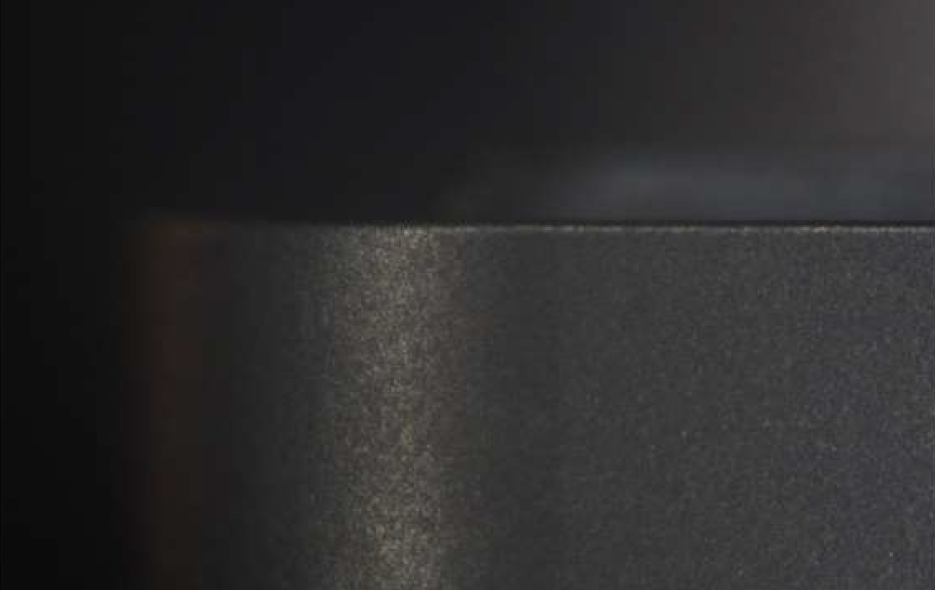
#> input picture explo/explo/images/ref1.png, 935 x 590 px, found by its file name; the run also reads 1 picture not shown here
$ python f3.py
#> lines starting #> are read from the running program, lines starting #| are printed output that depends on the picture; after the words box and inside, x2 and y2 are one past the last pixel; in counts of white or black regions, pixels touching at a corner belong together
import cv2
import numpy as np
from skimage.measure import label, regionprops
import os

# ------------------------------------------
# Calibration: compute mm-per-pixel (width & height)
# ------------------------------------------
def get_mm_per_pixel(image_path, real_width_mm=None, real_height_mm=None):
    img = cv2.imread(image_path)
    if img is None:
        raise FileNotFoundError(f"Cannot load image: {image_path}")
    h, w = img.shape[:2]
    scales = []
    if real_width_mm:
        scales.append(real_width_mm / w)
    if real_height_mm:
        scales.append(real_height_mm / h)
    if not scales:
        raise ValueError("Provide real_width_mm and/or real_height_mm.")
    return float(np.mean(scales))

# ------------------------------------------
# Preprocessing: grayscale, CLAHE, histogram equalization, blur
# ------------------------------------------
def read_and_preprocess(path, blur_ksize=7, clahe=True):
    img = cv2.imread(path)
    gray = cv2.cvtColor(img, cv2.COLOR_BGR2GRAY)
    if clahe:
        clahe_obj = cv2.createCLAHE(clipLimit=2.0, tileGridSize=(8,8))
        gray = clahe_obj.apply(gray)
    gray = cv2.equalizeHist(gray)
    gray = cv2.GaussianBlur(gray, (blur_ksize, blur_ksize), 0)
    return img, gray

# ------------------------------------------
# Alignment: SIFT + fallback ORB, returns aligned gray + homography
# ------------------------------------------
def align_images(ref_gray, target_gray, min_matches=8):
    try:
        detector = cv2.SIFT_create()
        norm = cv2.NORM_L2
    except AttributeError:
        detector = cv2.ORB_create(5000)
        norm = cv2.NORM_HAMMING
    kp1, des1 = detector.detectAndCompute(ref_gray, None)
    kp2, des2 = detector.detectAndCompute(target_gray, None)
    if des1 is None or des2 is None:
        return target_gray
    matcher = cv2.BFMatcher(norm)
    matches = matcher.knnMatch(des1, des2, k=2)
    good = [m for m,n in matches if m.distance < 0.75 * n.distance]
    if len(good) < min_matches:
        return target_gray
    src = np.float32([kp1[m.queryIdx].pt for m in good]).reshape(-1,1,2)
    dst = np.float32([kp2[m.trainIdx].pt for m in good]).reshape(-1,1,2)
    H, _ = cv2.findHomography(dst, src, cv2.RANSAC, 5.0)
    aligned = cv2.warpPerspective(target_gray, H, (ref_gray.shape[1], ref_gray.shape[0]))
    return aligned

# ------------------------------------------
# Side-view wear detection: depth & volume
# ------------------------------------------
def detect_wear_side(ref_gray, wear_gray, color_img, mm_px,
                      blur=5, area_thresh_px=200, morph_ksize=5):
    # difference & blur
    diff = cv2.absdiff(ref_gray, wear_gray)
    diff = cv2.GaussianBlur(diff, (blur, blur), 0)
    # contrast stretch
    mn, mx = diff.min(), diff.max()
    if mx > mn:
        diff = ((diff - mn) * (255.0/(mx - mn))).astype(np.uint8)
    # Otsu threshold
    _, thr = cv2.threshold(diff, 0, 255, cv2.THRESH_BINARY + cv2.THRESH_OTSU)
    # morphology
    kernel = cv2.getStructuringElement(cv2.MORPH_ELLIPSE, (morph_ksize, morph_ksize))
    clean = cv2.morphologyEx(thr, cv2.MORPH_CLOSE, kernel, iterations=2)
    clean = cv2.morphologyEx(clean, cv2.MORPH_OPEN,  kernel, iterations=1)
    # label & measure
    lbl = label(clean)
    mask = np.zeros_like(clean)
    total_area_px = 0
    volume_px3 = 0
    max_depth_px = 0
    for reg in regionprops(lbl):
        if reg.area < area_thresh_px:
            continue
        coords = reg.coords
        mask[coords[:,0], coords[:,1]] = 255
        total_area_px += reg.area
        depths = diff[coords[:,0], coords[:,1]].astype(np.float32)
        volume_px3 += depths.sum()
        max_depth_px = max(max_depth_px, depths.max())
    # convert to mm
    area_mm2 = total_area_px * mm_px**2
    max_depth_mm = max_depth_px * mm_px
    volume_mm3 = volume_px3 * (mm_px**3)
    avg_depth_mm = volume_mm3 / area_mm2 if area_mm2 else 0
    # annotate
    cont,_ = cv2.findContours(mask.astype(np.uint8), cv2.RETR_EXTERNAL, cv2.CHAIN_APPROX_SIMPLE)
    ov = color_img.copy()
    cv2.drawContours(ov, cont, -1, (0,255,0), 2)
    out = cv2.addWeighted(color_img,1.0,ov,0.4,0)
    cv2.putText(out, f"A={area_mm2:.2f}mm2", (10,30), cv2.FONT_HERSHEY_SIMPLEX,0.7,(255,255,255),2)
    cv2.putText(out, f"Davg={avg_depth_mm:.3f}mm", (10,60), cv2.FONT_HERSHEY_SIMPLEX,0.7,(255,255,255),2)
    cv2.putText(out, f"Dmax={max_depth_mm:.3f}mm", (10,90), cv2.FONT_HERSHEY_SIMPLEX,0.7,(255,255,255),2)
    cv2.putText(out, f"V={volume_mm3:.2f}mm3", (10,120), cv2.FONT_HERSHEY_SIMPLEX,0.7,(255,255,255),2)
    return mask, area_mm2, avg_depth_mm, max_depth_mm, volume_mm3, out

# ------------------------------------------
# Top-view wear detection: bright-spot thresholding
# ------------------------------------------
def detect_wear_top(ref_color, wear_color, ref_gray, wear_gray, mm_px,
                     blur=5, area_thresh_px=200, morph_ksize=7):
    # enhance V channel contrast
    ref_hsv = cv2.cvtColor(ref_color, cv2.COLOR_BGR2HSV)
    wear_hsv = cv2.cvtColor(wear_color, cv2.COLOR_BGR2HSV)
    v_ref  = cv2.GaussianBlur(ref_hsv[:,:,2], (blur, blur), 0)
    v_wear = cv2.GaussianBlur(wear_hsv[:,:,2], (blur, blur), 0)
    diff_v = cv2.subtract(v_wear, v_ref)
    # stretch
    mn, mx = diff_v.min(), diff_v.max()
    if mx > mn:
        diff_v = ((diff_v - mn) * (255.0/(mx - mn))).astype(np.uint8)
    # Otsu on V-diff
    _, thr = cv2.threshold(diff_v, 0, 255, cv2.THRESH_BINARY + cv2.THRESH_OTSU)
    # morphology
    kernel = cv2.getStructuringElement(cv2.MORPH_ELLIPSE, (morph_ksize, morph_ksize))
    clean = cv2.morphologyEx(thr, cv2.MORPH_CLOSE, kernel, iterations=3)
    clean = cv2.morphologyEx(clean, cv2.MORPH_OPEN,  kernel, iterations=2)
    # label & area
    lbl = label(clean)
    mask = np.zeros_like(clean)
    total_area_px = 0
    for reg in regionprops(lbl):
        if reg.area < area_thresh_px:
            continue
        coords = reg.coords
        mask[coords[:,0], coords[:,1]] = 255
        total_area_px += reg.area
    area_mm2 = total_area_px * mm_px**2
    # annotate
    cont,_ = cv2.findContours(mask.astype(np.uint8), cv2.RETR_EXTERNAL, cv2.CHAIN_APPROX_SIMPLE)
    ov = wear_color.copy()
    cv2.drawContours(ov, cont, -1, (0,0,255), 2)
    out = cv2.addWeighted(wear_color,1.0,ov,0.4,0)
    cv2.putText(out, f"A_top={area_mm2:.2f}mm2", (10,30), cv2.FONT_HERSHEY_SIMPLEX,0.7,(255,255,255),2)
    return mask, area_mm2, out

# ------------------------------------------
# Main pipeline: side + top
# ------------------------------------------
def process_wear(ref_side, wear_side, ref_top, wear_top,
                 real_w_side_mm, real_w_top_mm, out_prefix="RESULT"):
    # calibration
#> called with ref_side = 'images/ref1.png', wear_side = 'images/wear1.png', ref_top = 'images/top_ref.jpg', wear_top = 'images/top_wear.jpg', real_w_side_mm = 1.75, real_w_top_mm = 5, out_prefix = 'RESULT'
    mm_s = get_mm_per_pixel(ref_side, real_width_mm=real_w_side_mm)
#> in get_mm_per_pixel, img is the input picture: shape (590, 935, 3); mean B, G, R 44.9, 44.5, 45.3
#> mm_s = 0.00187
    mm_t = get_mm_per_pixel(ref_top,  real_width_mm=real_w_top_mm)
#> mm_t = 0.00488
    # side view
    rc_s, rg_s = read_and_preprocess(ref_side)
    wc_s, wg_s = read_and_preprocess(wear_side)
#> call 2 of read_and_preprocess, with path = 'images/wear1.png', blur_ksize = 7, clahe = True
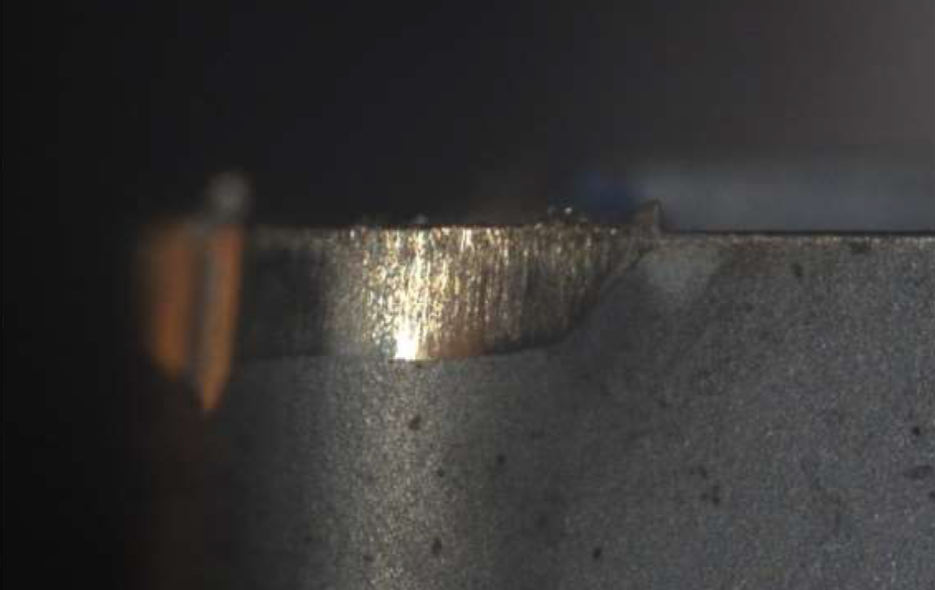
#> input picture explo/explo/images/wear1.png, 935 x 590 px, found by its file name
#> in read_and_preprocess, img is the input picture: shape (590, 935, 3); mean B, G, R 53.2, 54.2, 55.9
    al_s = align_images(rg_s, wg_s)
#> in align_images, `kp1, des1 = detector.detectAndCompute(ref_gray, None)`: kp1 = 2734 keypoints; strongest (x, y, size): (383, 294, 109.7), (814, 222, 7.4), (685, 222, 7.7), (902, 532, 5.6)
#> in align_images, `kp2, des2 = detector.detectAndCompute(target_gray, None)`: kp2 = 1944 keypoints; strongest (x, y, size): (193, 277, 80.5), (415, 424, 8.3), (229, 193, 26.1), (568, 210, 5.3)
#> in align_images, `matches = matcher.knnMatch(des1, des2, k=2)`: matches = 2734 matches
#> in align_images, `good = [m for m,n in matches if m.distance < 0.75 * n.distance]`: good = 15 matches
#> in align_images, `src = np.float32([kp1[m.queryIdx].pt for m in good]).reshape(-1,1,2)`: src = 15 rows, first 8: [336.7, 342.8], [383.3, 294], [514.5, 354.7], [582.6, 238.3], [673.2, 509], [685.2, 388.6], [710, 212.9], [728.1, 212]
#> in align_images, `dst = np.float32([kp2[m.trainIdx].pt for m in good]).reshape(-1,1,2)`: dst = 15 rows, first 8: [454.3, 521.8], [405.5, 292.9], [577.2, 330.4], [768.5, 243.9], [526, 451.9], [653.1, 440.3], [802, 225.6], [802, 225.6]
#> in align_images, `H, _ = cv2.findHomography(dst, src, cv2.RANSAC, 5.0)`: H = [[-2.27, 6.84, 94.28], [-1.75, 5.01, 128.3], [-0.00415, 0.0091, 1]]
    mask_s, area_s, davg_s, dmax_s, vol_s, an_s = detect_wear_side(rg_s, al_s, wc_s, mm_s)
#> in detect_wear_side, `mn, mx = diff.min(), diff.max()`: mn = 0; mx = 253
#> in detect_wear_side, `_, thr = cv2.threshold(diff, 0, 255, cv2.THRESH_BINARY + cv2.THRESH_OT..`: thr: shape (590, 935); 42% white; 89 white regions (37 under 20 px), largest, box (x1, y1, x2, y2) and area: (0, 107, 309, 590) 102198, (124, 0, 718, 225) 84329, (0, 0, 315, 227) 17168
#> in detect_wear_side, `clean = cv2.morphologyEx(thr, cv2.MORPH_CLOSE, kernel, iterations=2)`: clean: shape (590, 935); 43% white; 51 white regions (23 under 20 px), largest, box (x1, y1, x2, y2) and area: (0, 107, 816, 590) 121776, (124, 0, 718, 225) 85255, (0, 0, 315, 227) 17474
#> in detect_wear_side, `clean = cv2.morphologyEx(clean, cv2.MORPH_OPEN,  kernel, iterations=1)`: clean: shape (590, 935); 42.6% white; 38 white regions (6 under 20 px), largest, box (x1, y1, x2, y2) and area: (0, 107, 668, 590) 120800, (124, 0, 718, 225) 84866, (0, 0, 314, 227) 17464
#> in detect_wear_side, `lbl = label(clean)`:
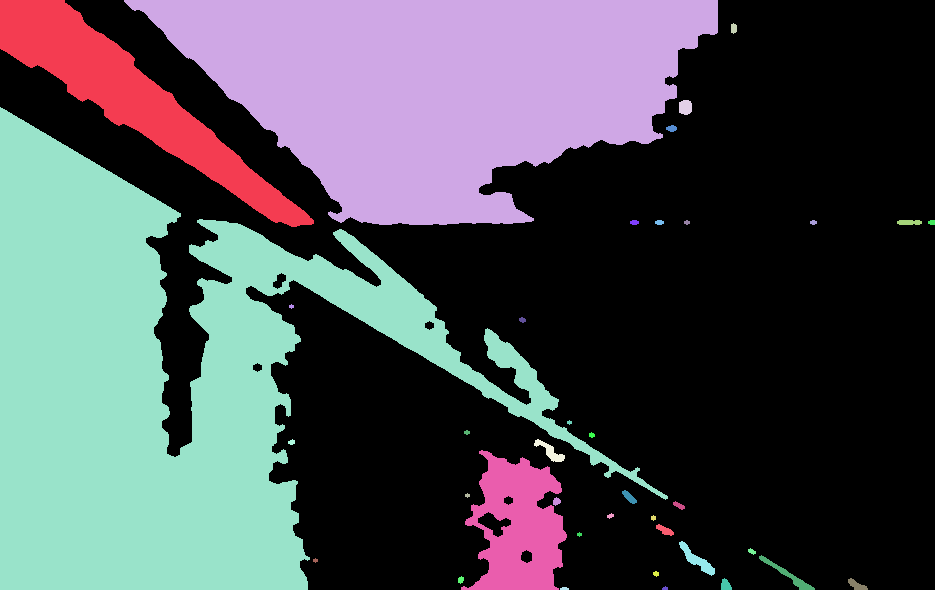
#> lbl: shape (590, 935) int64; 39 distinct labels, from 0 to 38; one colour per label, 0 black
#> the loop in detect_wear_side, `for reg in regionprops(lbl):` made 38 passes
#> (total_area_px, volume_px3, max_depth_px) on passes 1, 2, 5, 19, 20, 29, 31: (17464, 2713287, 211), (102330, 14840630, 226), (223130, 34463906, 255), (223385, 34490475, 255), (232567, 35462843, 255), (232946, 35503053, 255), (233294, 35552458, 255)
#> after the loop in detect_wear_side, `for reg in regionprops(lbl):`:
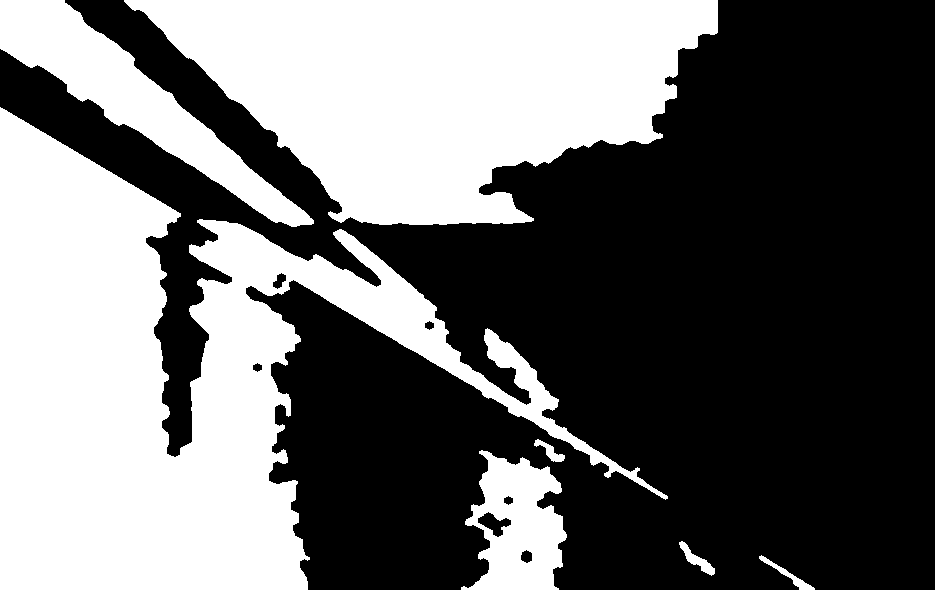
#> mask: shape (590, 935); 42.3% white; 7 white regions
#> after the loop in detect_wear_side, `for reg in regionprops(lbl):`: total_area_px = 233294; volume_px3 = 35552458
#> in detect_wear_side, `area_mm2 = total_area_px * mm_px**2`: area_mm2 = 0.817
#> in detect_wear_side, `max_depth_mm = max_depth_px * mm_px`: max_depth_mm = 0.477
#> in detect_wear_side, `volume_mm3 = volume_px3 * (mm_px**3)`: volume_mm3 = 0.233
#> in detect_wear_side, `avg_depth_mm = volume_mm3 / area_mm2 if area_mm2 else 0`: avg_depth_mm = 0.285
#> in detect_wear_side, `cont,_ = cv2.findContours(mask.astype(np.uint8), cv2.RETR_EXTERNAL, cv..`: cont = 7 contours; box (x1, y1, x2, y2) and area: (0, 107, 668, 590) 119325, (124, 0, 718, 225) 84088, (0, 0, 314, 227) 17106, (461, 450, 567, 590) 9461, (679, 541, 715, 576) 330, (759, 555, 815, 590) 288, (534, 439, 565, 462) 214
#> in detect_wear_side, `cv2.drawContours(ov, cont, -1, (0,255,0), 2)`: ov: shape (590, 935, 3); 4.04% of pixels changed, all inside (x1, y1, x2, y2) = (0, 0, 816, 590)
#> area_s = 0.817; davg_s = 0.285; dmax_s = 0.477; vol_s = 0.233
    cv2.imwrite(f"{out_prefix}_side.png", an_s)
    # top view
    rc_t, rg_t = read_and_preprocess(ref_top)
    wc_t, wg_t = read_and_preprocess(wear_top)
#> call 4 of read_and_preprocess, with path = 'images/top_wear.jpg', blur_ksize = 7, clahe = True
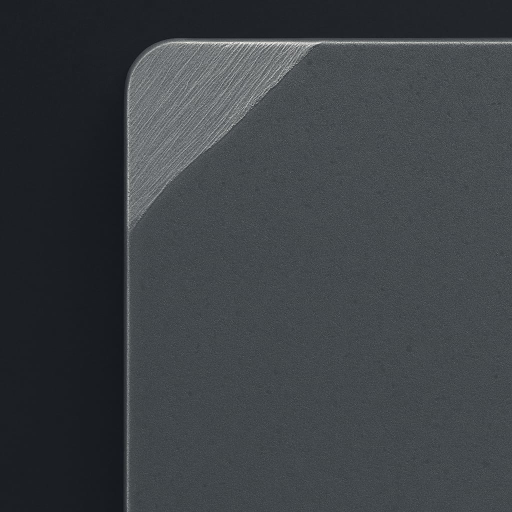
#> input picture explo/explo/images/top_wear.jpg, 1024 x 1024 px, found by its file name (shown at 1/2 size)
#> in read_and_preprocess, img is the input picture: shape (1024, 1024, 3); mean B, G, R 68.7, 64.8, 60.5
#> in read_and_preprocess (call 4), `gray = cv2.equalizeHist(gray)`:
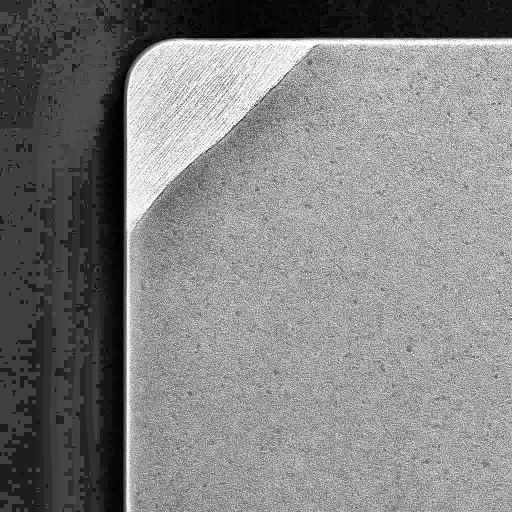
#> gray: shape (1024, 1024) (shown at 1/2 size); min 0, max 255, mean 129.5
    al_t = align_images(rg_t, wg_t)
#> in align_images (call 2), `kp1, des1 = detector.detectAndCompute(ref_gray, None)`: kp1 = 3335 keypoints; strongest (x, y, size): (450, 82, 8.4), (503, 81, 8.4), (381, 82, 8.6), (992, 753, 4.8)
#> in align_images (call 2), `kp2, des2 = detector.detectAndCompute(target_gray, None)`: kp2 = 2791 keypoints; strongest (x, y, size): (368, 199, 164.9), (274, 409, 40), (548, 117, 69.1), (604, 93, 26.4)
#> in align_images (call 2), `matches = matcher.knnMatch(des1, des2, k=2)`: matches = 3335 matches
#> in align_images (call 2), `good = [m for m,n in matches if m.distance < 0.75 * n.distance]`: good = 1612 matches
#> in align_images (call 2), `src = np.float32([kp1[m.queryIdx].pt for m in good]).reshape(-1,1,2)`: src = 1612 rows, first 8: [9.56, 771.8], [9.57, 547.7], [11.71, 725.9], [11.84, 907.5], [11.84, 907.5], [11.9, 892], [11.9, 892], [17.87, 889.7]
#> in align_images (call 2), `dst = np.float32([kp2[m.trainIdx].pt for m in good]).reshape(-1,1,2)`: dst = 1612 rows, first 8: [9.67, 771.8], [9.66, 547.7], [11.71, 725.8], [11.86, 907.5], [11.86, 907.5], [11.81, 892], [11.81, 892], [17.9, 889.6]
    mask_t, area_t, an_t = detect_wear_top(rc_t, wc_t, rg_t, al_t, mm_t)
#> in detect_wear_top, `ref_hsv = cv2.cvtColor(ref_color, cv2.COLOR_BGR2HSV)`: ref_hsv: shape (1024, 1024, 3); mean H, S, V 104.3, 37, 65.9
#> in detect_wear_top, `wear_hsv = cv2.cvtColor(wear_color, cv2.COLOR_BGR2HSV)`: wear_hsv: shape (1024, 1024, 3); mean H, S, V 104, 36, 68.7
#> in detect_wear_top, `mn, mx = diff_v.min(), diff_v.max()`: mn = 0; mx = 147
#> in detect_wear_top, `_, thr = cv2.threshold(diff_v, 0, 255, cv2.THRESH_BINARY + cv2.THRESH_..`: thr: shape (1024, 1024); 6.4% white; 6 white regions (3 under 20 px), largest, box (x1, y1, x2, y2) and area: (256, 82, 641, 449) 67006, (265, 443, 275, 454) 42, (260, 451, 265, 460) 20
#> in detect_wear_top, `clean = cv2.morphologyEx(thr, cv2.MORPH_CLOSE, kernel, iterations=3)`: clean: shape (1024, 1024); 6.5% white; 3 white regions (2 under 20 px), largest, box (x1, y1, x2, y2) and area: (256, 82, 641, 460) 68096
#> in detect_wear_top, `clean = cv2.morphologyEx(clean, cv2.MORPH_OPEN,  kernel, iterations=2)`:
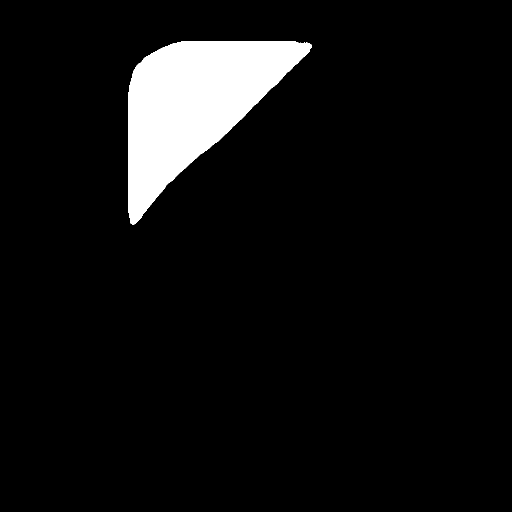
#> clean: shape (1024, 1024) (shown at 1/2 size); 6.5% white; 1 white region, box (x1, y1, x2, y2) and area: (256, 82, 624, 450) 67885
#> in detect_wear_top, `lbl = label(clean)`: lbl: shape (1024, 1024) int64; values 0 (black) and 1 (white), 6.5% white; 1 white region
#> the loop in detect_wear_top, `for reg in regionprops(lbl):` made 1 pass
#> total_area_px on pass 1: 67885
#> after the loop in detect_wear_top, `for reg in regionprops(lbl):`: total_area_px = 67885
#> in detect_wear_top, `area_mm2 = total_area_px * mm_px**2`: area_mm2 = 1.62
#> in detect_wear_top, `cont,_ = cv2.findContours(mask.astype(np.uint8), cv2.RETR_EXTERNAL, cv..`: cont = 1 contour; box (x1, y1, x2, y2) and area: (256, 82, 624, 450) 67352
#> in detect_wear_top, `cv2.drawContours(ov, cont, -1, (0,0,255), 2)`: ov: shape (1024, 1024, 3); 0.39% of pixels changed, all inside (x1, y1, x2, y2) = (255, 81, 625, 451)
#> in detect_wear_top, `out = cv2.addWeighted(wear_color,1.0,ov,0.4,0)`:
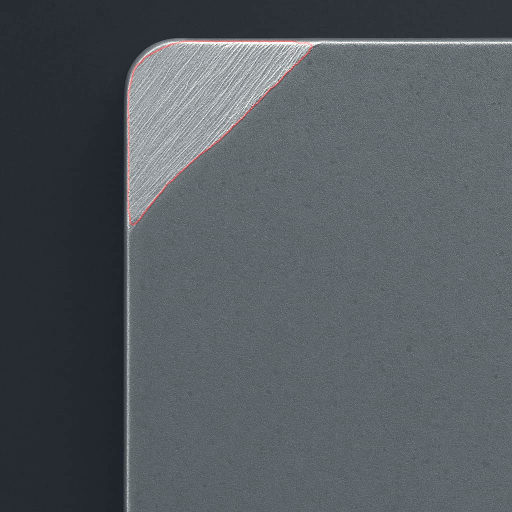
#> out: shape (1024, 1024, 3) (shown at 1/2 size); mean B, G, R 95.9, 90.4, 84.8
#> area_t = 1.62
    cv2.imwrite(f"{out_prefix}_top.png", an_t)
    # results
    print(f"[SIDE] A={area_s:.2f}mm², Davg={davg_s:.3f}mm, Dmax={dmax_s:.3f}mm, V={vol_s:.2f}mm³")
#| [SIDE] A=0.82mm², Davg=0.285mm, Dmax=0.477mm, V=0.23mm³
    print(f"[TOP ] A={area_t:.2f}mm²")
#| [TOP ] A=1.62mm²
    return {
        'side': {'area_mm2': area_s, 'avg_depth_mm': davg_s, 'max_depth_mm': dmax_s, 'volume_mm3': vol_s},
        'top':  {'area_mm2': area_t}
    }

# Example usage:
res = process_wear("images/ref1.png","images/wear1.png","images/top_ref.jpg","images/top_wear.jpg",1.75,5.0)
#> res = 2 items
# print(res)
